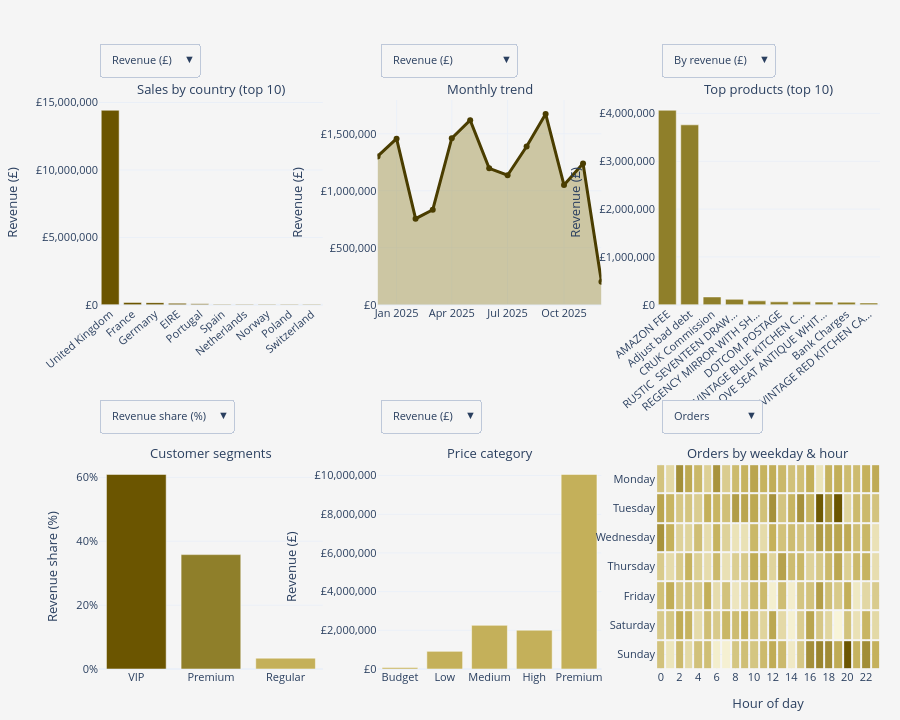

The code cell stored with this chart in its notebook:
### Code cell
import numpy as np
import pandas as pd
import plotly.graph_objects as go
from plotly.subplots import make_subplots
from IPython.display import HTML, display

data = df.copy()
data = data.dropna(subset=['CustomerID'])
data['CustomerID'] = pd.to_numeric(data['CustomerID'], errors='coerce')
data = data.dropna(subset=['CustomerID'])
data['CustomerID'] = data['CustomerID'].astype(int)
data = data[(data['Quantity'] > 0) & (data['UnitPrice'] > 0)]
data = data[~data['InvoiceNo'].astype(str).str.startswith('C')] 

data['TotalAmount'] = data['Quantity'] * data['UnitPrice']
data['InvoiceDate'] = pd.to_datetime(data['InvoiceDate'])

total_rev = data['TotalAmount'].sum()
n_customers = data['CustomerID'].nunique()
n_orders = data['InvoiceNo'].nunique()
aov = data.groupby('InvoiceNo')['TotalAmount'].sum().mean()
n_countries = data['Country'].nunique()
n_products = data['Description'].nunique()

country_rev = data.groupby('Country')['TotalAmount'].sum().sort_values(ascending=False)
tc = country_rev.head(10)
country_orders = data.groupby('Country')['InvoiceNo'].nunique().reindex(tc.index)
country_custs = data.groupby('Country')['CustomerID'].nunique().reindex(tc.index)
top_country, top_country_pct = country_rev.index[0], country_rev.iloc[0] / total_rev * 100

data['Month'] = data['InvoiceDate'].dt.to_period('M').dt.to_timestamp()
m = data.groupby('Month').agg(Revenue=('TotalAmount', 'sum'),
                              Orders=('InvoiceNo', 'nunique'),
                              Customers=('CustomerID', 'nunique'))
m['AOV'] = m['Revenue'] / m['Orders']


prod = data.groupby('Description').agg(Revenue=('TotalAmount', 'sum'), Units=('Quantity', 'sum'))
p_rev = prod.sort_values('Revenue', ascending=False).head(10)
p_units = prod.sort_values('Units', ascending=False).head(10)


def short(names, n=22):
    return [s[:n] + '…' if len(s) > n else s for s in names]


cust_spend = data.groupby('CustomerID')['TotalAmount'].sum()
seg = pd.cut(cust_spend, bins=[-np.inf, 200, 1000, 3000, np.inf],
             labels=['Occasional', 'Regular', 'Premium', 'VIP'], right=False)
seg_order = ['VIP', 'Premium', 'Regular', 'Occasional']
seg_rev = cust_spend.groupby(seg, observed=True).sum().reindex(seg_order).dropna()
seg_cnt = cust_spend.groupby(seg, observed=True).size().reindex(seg_rev.index)
seg_pct = seg_rev / seg_rev.sum() * 100
best_seg = seg_pct.idxmax()


bins = [0, 0.5, 2, 5, 10, np.inf]
price_labels = ['Budget', 'Low', 'Medium', 'High', 'Premium']
data['PriceCategory'] = pd.cut(data['UnitPrice'], bins=bins, labels=price_labels, right=False)
price = data.groupby('PriceCategory', observed=False).agg(Revenue=('TotalAmount', 'sum'),
                                                          Units=('Quantity', 'sum'))


data['Weekday'] = data['InvoiceDate'].dt.day_name()
data['Hour'] = data['InvoiceDate'].dt.hour
days = ['Monday', 'Tuesday', 'Wednesday', 'Thursday', 'Friday', 'Saturday', 'Sunday']
hours = list(range(int(data['Hour'].min()), int(data['Hour'].max()) + 1))
grid_orders = (data.groupby(['Weekday', 'Hour'])['InvoiceNo'].nunique().unstack(fill_value=0)
               .reindex(index=days, columns=hours, fill_value=0))
grid_rev = (data.groupby(['Weekday', 'Hour'])['TotalAmount'].sum().unstack(fill_value=0)
            .reindex(index=days, columns=hours, fill_value=0).round(0))

kpis = [
    ('Revenue', f'£{total_rev/1e6:.2f}M', f'{n_orders:,} orders', '#6b5500'),
    ('Customers', f'{n_customers:,}', f'{n_products:,} products sold', '#8f7f2a'),
    ('Avg order value', f'£{aov:,.0f}', 'per invoice', '#c4b05a'),
    ('Top market', top_country, f'{top_country_pct:.0f}% of revenue · {n_countries} countries', '#6b5500'),
    ('Top segment', best_seg, f'{seg_pct.max():.1f}% of revenue', '#8f7f2a'),
]
css = """
<style>
.dash{font-family:-apple-system,Segoe UI,Helvetica,Arial,sans-serif;background:#f5f5f5;padding:12px 14px;border-radius:12px;color:#333}
.dash h2{margin:0 0 10px;font-size:18px}
.grid{display:grid;grid-template-columns:repeat(auto-fit,minmax(150px,1fr));gap:10px}
.card{background:#fff;border-radius:10px;padding:9px 12px;border-top:4px solid var(--c);
      box-shadow:0 1px 4px rgba(0,0,0,.08);transition:transform .15s,box-shadow .15s}
.card:hover{transform:translateY(-4px);box-shadow:0 8px 18px rgba(0,0,0,.15)}
.card .l{font-size:10px;text-transform:uppercase;letter-spacing:.06em;color:#777}
.card .v{font-size:20px;font-weight:700;margin:2px 0;color:var(--c)}
.card .s{font-size:11px;color:#666}
</style>
"""
cards = ''.join(
    f'<div class="card" style="--c:{c}"><div class="l">{l}</div>'
    f'<div class="v">{v}</div><div class="s">{s}</div></div>' for l, v, s, c in kpis)
cards_html = (f'{css}<div class="dash"><h2>E-Commerce Business Intelligence</h2>'
              f'<div class="grid">{cards}</div></div>')


gold = ['#6b5500', '#8f7f2a', '#c4b05a', '#d9cc8a']
fig = make_subplots(
    rows=2, cols=3, vertical_spacing=0.28, horizontal_spacing=0.07,
    subplot_titles=('Sales by country (top 10)', 'Monthly trend', 'Top products (top 10)',
                    'Customer segments', 'Price category', 'Orders by weekday & hour'))


fig.add_trace(go.Bar(
    x=tc.index, y=tc.values, marker_color=gold[0],
    hovertemplate='<b>%{x}</b><br>%{y:,.0f}<extra></extra>'), row=1, col=1)

fig.add_trace(go.Scatter(
    x=m.index, y=m['Revenue'], mode='lines+markers', fill='tozeroy',
    line=dict(color='#4a3d00', width=3), fillcolor='rgba(143,127,42,0.4)',
    hovertemplate='%{x|%b %Y}<br>%{y:,.0f}<extra></extra>'), row=1, col=2)

fig.add_trace(go.Bar(
    x=short(p_rev.index), y=p_rev['Revenue'].round(0), marker_color=gold[1],
    customdata=list(p_rev.index),
    hovertemplate='<b>%{customdata}</b><br>%{y:,.0f}<extra></extra>'), row=1, col=3)

fig.add_trace(go.Bar(
    x=list(seg_pct.index), y=seg_pct.round(1).values, marker_color=gold[:len(seg_pct)],
    hovertemplate='<b>%{x}</b><br>%{y:,.1f}<extra></extra>'), row=2, col=1)

fig.add_trace(go.Bar(
    x=price_labels, y=price['Revenue'].round(0).values, marker_color=gold[2],
    hovertemplate='<b>%{x}</b><br>%{y:,.0f}<extra></extra>'), row=2, col=2)

fig.add_trace(go.Heatmap(
    z=grid_orders.values, x=hours, y=days, xgap=2, ygap=2, showscale=False,
    colorscale=[[0, '#f8f4d9'], [0.5, '#c4b05a'], [1, '#6b5500']],
    hovertemplate='%{y} %{x}:00<br>%{z:,.0f}<extra></extra>'), row=2, col=3)

def toggle(trace, axis, metrics):
    """metrics: {label: (values, prefix, suffix)} -> buttons that swap the y values."""
    return [dict(label=name, method='update',
                 args=[{'y': [vals]},
                       {f'{axis}.tickprefix': pre, f'{axis}.ticksuffix': suf,
                        f'{axis}.title.text': name}, [trace]])
            for name, (vals, pre, suf) in metrics.items()]


country_btn = toggle(0, 'yaxis', {
    'Revenue (£)': (tc.values, '£', ''),
    'Orders': (country_orders.values, '', ''),
    'Customers': (country_custs.values, '', '')})

month_btn = toggle(1, 'yaxis2', {
    'Revenue (£)': (m['Revenue'].values, '£', ''),
    'Orders': (m['Orders'].values, '', ''),
    'Customers': (m['Customers'].values, '', ''),
    'Avg order value (£)': (m['AOV'].round(2).values, '£', '')})

product_btn = [
    dict(label='By revenue (£)', method='update',
         args=[{'x': [short(p_rev.index)], 'y': [p_rev['Revenue'].round(0).values],
                'customdata': [list(p_rev.index)]},
               {'yaxis3.tickprefix': '£', 'yaxis3.title.text': 'Revenue (£)'}, [2]]),
    dict(label='By units sold', method='update',
         args=[{'x': [short(p_units.index)], 'y': [p_units['Units'].values],
                'customdata': [list(p_units.index)]},
               {'yaxis3.tickprefix': '', 'yaxis3.title.text': 'Units sold'}, [2]]),
]

segment_btn = toggle(3, 'yaxis4', {
    'Revenue share (%)': (seg_pct.round(1).values, '', '%'),
    'Customers': (seg_cnt.values, '', ''),
    'Revenue (£)': (seg_rev.round(0).values, '£', '')})

price_btn = toggle(4, 'yaxis5', {
    'Revenue (£)': (price['Revenue'].round(0).values, '£', ''),
    'Units sold': (price['Units'].values, '', '')})

heat_btn = [
    dict(label='Orders', method='restyle', args=[{'z': [grid_orders.values]}, [5]]),
    dict(label='Revenue (£)', method='restyle', args=[{'z': [grid_rev.values]}, [5]]),
]

col_x = [0.0, 0.36, 0.72]
top_y, bottom_y = 1.10, 0.475


def menu(buttons, x, y):
    return dict(type='dropdown', buttons=buttons, x=x, y=y, xanchor='left', yanchor='top',
                font=dict(size=11), pad=dict(l=0, r=0, t=0, b=0))


fig.update_layout(
    template='plotly_white', font=dict(size=11), height=720, paper_bgcolor='#f5f5f5', plot_bgcolor='#f5f5f5',
    showlegend=False, margin=dict(t=100, b=50, l=60, r=20),
    updatemenus=[
        menu(country_btn, col_x[0], top_y), menu(month_btn, col_x[1], top_y),
        menu(product_btn, col_x[2], top_y), menu(segment_btn, col_x[0], bottom_y),
        menu(price_btn, col_x[1], bottom_y), menu(heat_btn, col_x[2], bottom_y)])

fig.update_xaxes(tickangle=-40, row=1, col=1)
fig.update_xaxes(tickangle=-40, row=1, col=3)
fig.update_yaxes(tickprefix='£', title_text='Revenue (£)', tickformat=',.0f', row=1, col=1)
fig.update_yaxes(tickprefix='£', title_text='Revenue (£)', tickformat=',.0f', row=1, col=2)
fig.update_yaxes(tickprefix='£', title_text='Revenue (£)', tickformat=',.0f', row=1, col=3)
fig.update_yaxes(ticksuffix='%', title_text='Revenue share (%)', row=2, col=1)
fig.update_yaxes(tickprefix='£', title_text='Revenue (£)', tickformat=',.0f', row=2, col=2)
fig.update_yaxes(autorange='reversed', row=2, col=3)
fig.update_xaxes(title_text='Hour of day', dtick=2, row=2, col=3)

fig.update_annotations(font_size=13)
display(HTML(cards_html))
fig.show()

page = (f'<html><head><meta charset="utf-8"><title>E-Commerce BI Dashboard</title></head>'
        f'<body style="margin:0 auto;max-width:1200px;padding:12px;background:#f5f5f5">{cards_html}'
        f'{fig.to_html(full_html=False, include_plotlyjs="cdn")}</body></html>')
with open('ecommerce_bi_dashboard.html', 'w', encoding='utf-8') as f:
    f.write(page)
print('Saved: ecommerce_bi_dashboard.html (open it in any browser)')

### Figure 1 — Plotly figure (JSON) as saved in the notebook; plotly's stock layout.template omitted (floating-point values rounded to 4 significant figures; data arrays with more than 128 entries replaced by an {"elided": "..."} marker saying what was removed)
{"data": [{"hovertemplate": "<b>%{x}</b><br>%{y:,.0f}<extra></extra>", "marker": {"color": "#6b5500"}, "type": "bar", "x": ["United Kingdom", "France", "Germany", "EIRE", "Portugal", "Spain", "Netherlands", "Norway", "Poland", "Switzerland"], "xaxis": "x", "y": [14430000.0, 181543, 162500.0, 116800.0, 75950.0, 46110.0, 41710.0, 39160.0, 38690.0, 37650.0], "yaxis": "y"}, {"fill": "tozeroy", "fillcolor": "rgba(143,127,42,0.4)", "hovertemplate": "%{x|%b %Y}<br>%{y:,.0f}<extra></extra>", "line": {"color": "#4a3d00", "width": 3}, "mode": "lines+markers", "type": "scatter", "x": ["2024-12-01T00:00:00", "2025-01-01T00:00:00", "2025-02-01T00:00:00", "2025-03-01T00:00:00", "2025-04-01T00:00:00", "2025-05-01T00:00:00", "2025-06-01T00:00:00", "2025-07-01T00:00:00", "2025-08-01T00:00:00", "2025-09-01T00:00:00", "2025-10-01T00:00:00", "2025-11-01T00:00:00", "2025-12-01T00:00:00"], "xaxis": "x2", "y": [1302000.0, 1458000.0, 755800.0, 834100.0, 1461000.0, 1619000.0, 1197000.0, 1136000.0, 1389000.0, 1674000.0, 1050000.0, 1240000.0, 201800.0], "yaxis": "y2"}, {"customdata": ["AMAZON FEE", "Adjust bad debt", "CRUK Commission", "RUSTIC  SEVENTEEN DRAWER SIDEBOARD", "REGENCY MIRROR WITH SHUTTERS", "DOTCOM POSTAGE", "VINTAGE BLUE KITCHEN CABINET", "LOVE SEAT ANTIQUE WHITE METAL", "Bank Charges", "VINTAGE RED KITCHEN CABINET"], "hovertemplate": "<b>%{customdata}</b><br>%{y:,.0f}<extra></extra>", "marker": {"color": "#8f7f2a"}, "type": "bar", "x": ["AMAZON FEE", "Adjust bad debt", "CRUK Commission", "RUSTIC  SEVENTEEN DRAW…", "REGENCY MIRROR WITH SH…", "DOTCOM POSTAGE", "VINTAGE BLUE KITCHEN C…", "LOVE SEAT ANTIQUE WHIT…", "Bank Charges", "VINTAGE RED KITCHEN CA…"], "xaxis": "x3", "y": [4065997, 3761100, 165120, 115665, 83160, 62995, 62125, 56780, 55346, 38875], "yaxis": "y3"}, {"hovertemplate": "<b>%{x}</b><br>%{y:,.1f}<extra></extra>", "marker": {"color": ["#6b5500", "#8f7f2a", "#c4b05a"]}, "type": "bar", "x": ["VIP", "Premium", "Regular"], "xaxis": "x4", "y": [60.9, 35.8, 3.4], "yaxis": "y4"}, {"hovertemplate": "<b>%{x}</b><br>%{y:,.0f}<extra></extra>", "marker": {"color": "#c4b05a"}, "type": "bar", "x": ["Budget", "Low", "Medium", "High", "Premium"], "xaxis": "x5", "y": [81113, 911385, 2258124, 2007343, 10060124], "yaxis": "y5"}, {"colorscale": [[0, "#f8f4d9"], [0.5, "#c4b05a"], [1, "#6b5500"]], "hovertemplate": "%{y} %{x}:00<br>%{z:,.0f}<extra></extra>", "showscale": false, "type": "heatmap", "x": [0, 1, 2, 3, 4, 5, 6, 7, 8, 9, 10, 11, 12, 13, 14, 15, 16, 17, 18, 19, 20, 21, 22, 23], "xaxis": "x6", "xgap": 2, "y": ["Monday", "Tuesday", "Wednesday", "Thursday", "Friday", "Saturday", "Sunday"], "yaxis": "y6", "ygap": 2, "z": {"elided": "7x24 int values"}}], "layout": {"annotations": [{"font": {"size": 13}, "showarrow": false, "text": "Sales by country (top 10)", "x": 0.1433, "xanchor": "center", "xref": "paper", "y": 1, "yanchor": "bottom", "yref": "paper"}, {"font": {"size": 13}, "showarrow": false, "text": "Monthly trend", "x": 0.5, "xanchor": "center", "xref": "paper", "y": 1, "yanchor": "bottom", "yref": "paper"}, {"font": {"size": 13}, "showarrow": false, "text": "Top products (top 10)", "x": 0.8567, "xanchor": "center", "xref": "paper", "y": 1, "yanchor": "bottom", "yref": "paper"}, {"font": {"size": 13}, "showarrow": false, "text": "Customer segments", "x": 0.1433, "xanchor": "center", "xref": "paper", "y": 0.36, "yanchor": "bottom", "yref": "paper"}, {"font": {"size": 13}, "showarrow": false, "text": "Price category", "x": 0.5, "xanchor": "center", "xref": "paper", "y": 0.36, "yanchor": "bottom", "yref": "paper"}, {"font": {"size": 13}, "showarrow": false, "text": "Orders by weekday & hour", "x": 0.8567, "xanchor": "center", "xref": "paper", "y": 0.36, "yanchor": "bottom", "yref": "paper"}], "font": {"size": 11}, "height": 720, "margin": {"b": 50, "l": 60, "r": 20, "t": 100}, "paper_bgcolor": "#f5f5f5", "plot_bgcolor": "#f5f5f5", "showlegend": false, "updatemenus": [{"buttons": [{"args": [{"y": [[14430000.0, 181543, 162500.0, 116800.0, 75950.0, 46110.0, 41710.0, 39160.0, 38690.0, 37650.0]]}, {"yaxis.tickprefix": "£", "yaxis.ticksuffix": "", "yaxis.title.text": "Revenue (£)"}, [0]], "label": "Revenue (£)", "method": "update"}, {"args": [{"y": [[45502, 5836, 6394, 5590, 1117, 1812, 1667, 768, 238, 1448]]}, {"yaxis.tickprefix": "", "yaxis.ticksuffix": "", "yaxis.title.text": "Orders"}, [0]], "label": "Orders", "method": "update"}, {"args": [{"y": [[4372, 3337, 3492, 3243, 1021, 1513, 1393, 719, 229, 1233]]}, {"yaxis.tickprefix": "", "yaxis.ticksuffix": "", "yaxis.title.text": "Customers"}, [0]], "label": "Customers", "method": "update"}], "font": {"size": 11}, "pad": {"b": 0, "l": 0, "r": 0, "t": 0}, "type": "dropdown", "x": 0, "xanchor": "left", "y": 1.1, "yanchor": "top"}, {"buttons": [{"args": [{"y": [[1302000.0, 1458000.0, 755800.0, 834100.0, 1461000.0, 1619000.0, 1197000.0, 1136000.0, 1389000.0, 1674000.0, 1050000.0, 1240000.0, 201800.0]]}, {"yaxis2.tickprefix": "£", "yaxis2.ticksuffix": "", "yaxis2.title.text": "Revenue (£)"}, [1]], "label": "Revenue (£)", "method": "update"}, {"args": [{"y": [[23425, 23504, 21815, 23447, 23016, 23461, 22822, 23369, 23510, 22858, 23629, 22932, 8483]]}, {"yaxis2.tickprefix": "", "yaxis2.ticksuffix": "", "yaxis2.title.text": "Orders"}, [1]], "label": "Orders", "method": "update"}, {"args": [{"y": [[4368, 4371, 4365, 4371, 4369, 4370, 4368, 4370, 4371, 4369, 4371, 4367, 3829]]}, {"yaxis2.tickprefix": "", "yaxis2.ticksuffix": "", "yaxis2.title.text": "Customers"}, [1]], "label": "Customers", "method": "update"}, {"args": [{"y": [[55.57, 62.01, 34.65, 35.57, 63.49, 69, 52.47, 48.63, 59.08, 73.22, 44.45, 54.07, 23.79]]}, {"yaxis2.tickprefix": "£", "yaxis2.ticksuffix": "", "yaxis2.title.text": "Avg order value (£)"}, [1]], "label": "Avg order value (£)", "method": "update"}], "font": {"size": 11}, "pad": {"b": 0, "l": 0, "r": 0, "t": 0}, "type": "dropdown", "x": 0.36, "xanchor": "left", "y": 1.1, "yanchor": "top"}, {"buttons": [{"args": [{"customdata": [["AMAZON FEE", "Adjust bad debt", "CRUK Commission", "RUSTIC  SEVENTEEN DRAWER SIDEBOARD", "REGENCY MIRROR WITH SHUTTERS", "DOTCOM POSTAGE", "VINTAGE BLUE KITCHEN CABINET", "LOVE SEAT ANTIQUE WHITE METAL", "Bank Charges", "VINTAGE RED KITCHEN CABINET"]], "x": [["AMAZON FEE", "Adjust bad debt", "CRUK Commission", "RUSTIC  SEVENTEEN DRAW…", "REGENCY MIRROR WITH SH…", "DOTCOM POSTAGE", "VINTAGE BLUE KITCHEN C…", "LOVE SEAT ANTIQUE WHIT…", "Bank Charges", "VINTAGE RED KITCHEN CA…"]], "y": [[4065997, 3761100, 165120, 115665, 83160, 62995, 62125, 56780, 55346, 38875]]}, {"yaxis3.tickprefix": "£", "yaxis3.title.text": "Revenue (£)"}, [2]], "label": "By revenue (£)", "method": "update"}, {"args": [{"customdata": [["Unsaleable, destroyed.", "METAL SIGN,CUPCAKE SINGLE HOOK", "thrown away", "SET/3 ROSE CANDLE IN JEWELLED BOX", "ORANGE SCENTED SET/9 T-LIGHTS", "4 ROSE PINK DINNER CANDLES", "SET OF 4 FAIRY CAKE PLACEMATS ", "SET/6 PURPLE BUTTERFLY T-LIGHTS", "SET OF 4 ENGLISH ROSE PLACEMATS", "FEATHER PEN,COAL BLACK"]], "x": [["Unsaleable, destroyed.", "METAL SIGN,CUPCAKE SIN…", "thrown away", "SET/3 ROSE CANDLE IN J…", "ORANGE SCENTED SET/9 T…", "4 ROSE PINK DINNER CAN…", "SET OF 4 FAIRY CAKE PL…", "SET/6 PURPLE BUTTERFLY…", "SET OF 4 ENGLISH ROSE …", "FEATHER PEN,COAL BLACK"]], "y": [[3700, 2663, 2022, 1683, 1478, 1445, 1400, 1388, 1347, 1346]]}, {"yaxis3.tickprefix": "", "yaxis3.title.text": "Units sold"}, [2]], "label": "By units sold", "method": "update"}], "font": {"size": 11}, "pad": {"b": 0, "l": 0, "r": 0, "t": 0}, "type": "dropdown", "x": 0.72, "xanchor": "left", "y": 1.1, "yanchor": "top"}, {"buttons": [{"args": [{"y": [[60.9, 35.8, 3.4]]}, {"yaxis4.tickprefix": "", "yaxis4.ticksuffix": "%", "yaxis4.title.text": "Revenue share (%)"}, [3]], "label": "Revenue share (%)", "method": "update"}, {"args": [{"y": [[461, 3303, 608]]}, {"yaxis4.tickprefix": "", "yaxis4.ticksuffix": "", "yaxis4.title.text": "Customers"}, [3]], "label": "Customers", "method": "update"}, {"args": [{"y": [[9324172, 5478037, 515880]]}, {"yaxis4.tickprefix": "£", "yaxis4.ticksuffix": "", "yaxis4.title.text": "Revenue (£)"}, [3]], "label": "Revenue (£)", "method": "update"}], "font": {"size": 11}, "pad": {"b": 0, "l": 0, "r": 0, "t": 0}, "type": "dropdown", "x": 0, "xanchor": "left", "y": 0.475, "yanchor": "top"}, {"buttons": [{"args": [{"y": [[81113, 911385, 2258124, 2007343, 10060124]]}, {"yaxis5.tickprefix": "£", "yaxis5.ticksuffix": "", "yaxis5.title.text": "Revenue (£)"}, [4]], "label": "Revenue (£)", "method": "update"}, {"args": [{"y": [[225139, 735016, 690465, 264074, 91597]]}, {"yaxis5.tickprefix": "", "yaxis5.ticksuffix": "", "yaxis5.title.text": "Units sold"}, [4]], "label": "Units sold", "method": "update"}], "font": {"size": 11}, "pad": {"b": 0, "l": 0, "r": 0, "t": 0}, "type": "dropdown", "x": 0.36, "xanchor": "left", "y": 0.475, "yanchor": "top"}, {"buttons": [{"args": [{"z": {"elided": "1x7x24 int values"}}, [5]], "label": "Orders", "method": "restyle"}, {"args": [{"z": {"elided": "1x7x24 int values"}}, [5]], "label": "Revenue (£)", "method": "restyle"}], "font": {"size": 11}, "pad": {"b": 0, "l": 0, "r": 0, "t": 0}, "type": "dropdown", "x": 0.72, "xanchor": "left", "y": 0.475, "yanchor": "top"}], "xaxis": {"anchor": "y", "domain": [0, 0.2867], "tickangle": -40}, "xaxis2": {"anchor": "y2", "domain": [0.3567, 0.6433]}, "xaxis3": {"anchor": "y3", "domain": [0.7133, 1], "tickangle": -40}, "xaxis4": {"anchor": "y4", "domain": [0, 0.2867]}, "xaxis5": {"anchor": "y5", "domain": [0.3567, 0.6433]}, "xaxis6": {"anchor": "y6", "domain": [0.7133, 1], "dtick": 2, "title": {"text": "Hour of day"}}, "yaxis": {"anchor": "x", "domain": [0.64, 1], "tickformat": ",.0f", "tickprefix": "£", "title": {"text": "Revenue (£)"}}, "yaxis2": {"anchor": "x2", "domain": [0.64, 1], "tickformat": ",.0f", "tickprefix": "£", "title": {"text": "Revenue (£)"}}, "yaxis3": {"anchor": "x3", "domain": [0.64, 1], "tickformat": ",.0f", "tickprefix": "£", "title": {"text": "Revenue (£)"}}, "yaxis4": {"anchor": "x4", "domain": [0, 0.36], "ticksuffix": "%", "title": {"text": "Revenue share (%)"}}, "yaxis5": {"anchor": "x5", "domain": [0, 0.36], "tickformat": ",.0f", "tickprefix": "£", "title": {"text": "Revenue (£)"}}, "yaxis6": {"anchor": "x6", "autorange": "reversed", "domain": [0, 0.36]}}}
